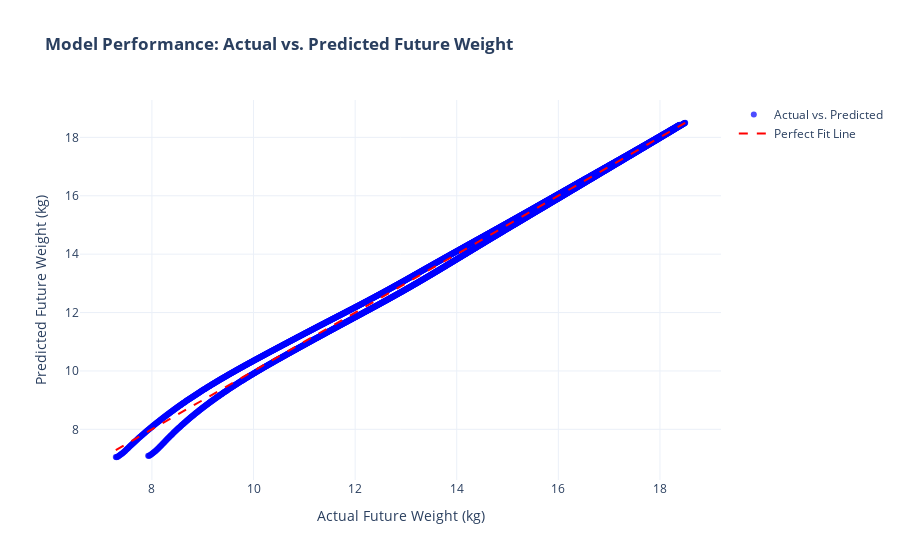

Notebook code for this chart:
### Code cell
from sklearn.metrics import mean_absolute_error, mean_squared_error, r2_score
import plotly.graph_objects as go

# --- 1. Get Predictions from the Model ---
# We use the same data we trained on to see how well the model fits
X_eval = df_wfa_avg[['Agemos', 'P50']]
y_true = df_wfa_avg['Weight_T_plus_6']
y_pred = lr_model.predict(X_eval)


# --- 2. Calculate and Print the Regression Report ---
mae = mean_absolute_error(y_true, y_pred)
mse = mean_squared_error(y_true, y_pred)
r2 = r2_score(y_true, y_pred)

print("--- Regression Model Evaluation Report ---")
print(f"R-squared (R²):           {r2:.4f}")
print(f"Mean Absolute Error (MAE):  {mae:.4f} kg")
print(f"Mean Squared Error (MSE):   {mse:.4f}")


# --- 3. Plot the Graph: Actual vs. Predicted Values ---
fig = go.Figure()

# Add a scatter plot of actual vs. predicted values
fig.add_trace(go.Scatter(
    x=y_true, 
    y=y_pred,
    mode='markers',
    name='Actual vs. Predicted',
    marker=dict(color='blue', opacity=0.7)
))

# Add the "perfect fit" line (where y=x) for comparison
fig.add_trace(go.Scatter(
    x=[y_true.min(), y_true.max()],
    y=[y_true.min(), y_true.max()],
    mode='lines',
    name='Perfect Fit Line',
    line=dict(color='red', dash='dash')
))

fig.update_layout(
    title='<b>Model Performance: Actual vs. Predicted Future Weight</b>',
    xaxis_title='Actual Future Weight (kg)',
    yaxis_title='Predicted Future Weight (kg)',
    template='plotly_white'
)

fig.show()

### Figure 1 — Plotly figure (JSON) as saved in the notebook; plotly's stock layout.template omitted (floating-point values rounded to 4 significant figures; data arrays with more than 128 entries replaced by an {"elided": "..."} marker saying what was removed)
{"data": [{"marker": {"color": "blue", "opacity": 0.7}, "mode": "markers", "name": "Actual vs. Predicted", "type": "scatter", "x": {"elided": "3350 float values"}, "y": {"elided": "3350 float values"}}, {"line": {"color": "red", "dash": "dash"}, "mode": "lines", "name": "Perfect Fit Line", "type": "scatter", "x": [7.289, 18.5], "y": [7.289, 18.5]}], "layout": {"title": {"text": "<b>Model Performance: Actual vs. Predicted Future Weight</b>"}, "xaxis": {"title": {"text": "Actual Future Weight (kg)"}}, "yaxis": {"title": {"text": "Predicted Future Weight (kg)"}}}}
